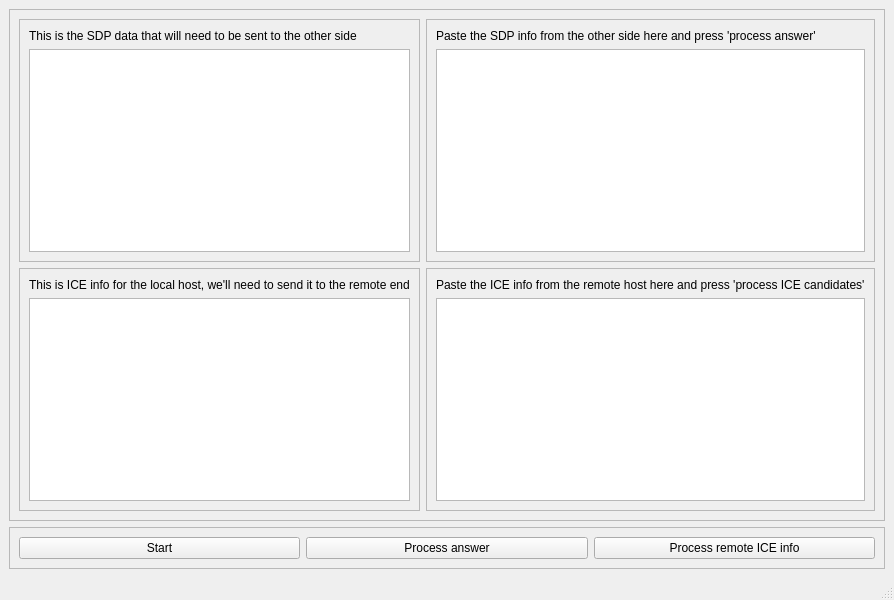
<?xml version="1.0" encoding="UTF-8"?>
<ui version="4.0">
 <class>AlMainWindow</class>
 <widget class="QMainWindow" name="AlMainWindow">
  <property name="geometry">
   <rect>
    <x>0</x>
    <y>0</y>
    <width>800</width>
    <height>600</height>
   </rect>
  </property>
  <property name="windowTitle">
   <string>MainWindow</string>
  </property>
  <widget class="QWidget" name="centralwidget">
   <layout class="QVBoxLayout" name="verticalLayout_2">
    <item>
     <widget class="QFrame" name="frame">
      <property name="frameShape">
       <enum>QFrame::StyledPanel</enum>
      </property>
      <property name="frameShadow">
       <enum>QFrame::Raised</enum>
      </property>
      <layout class="QGridLayout" name="gridLayout_5">
       <item row="0" column="0">
        <widget class="QFrame" name="frame_2">
         <property name="frameShape">
          <enum>QFrame::StyledPanel</enum>
         </property>
         <property name="frameShadow">
          <enum>QFrame::Raised</enum>
         </property>
         <layout class="QGridLayout" name="gridLayout">
          <item row="0" column="0">
           <widget class="QLabel" name="label">
            <property name="text">
             <string>This is the SDP data that will need to be sent to the other side</string>
            </property>
           </widget>
          </item>
          <item row="1" column="0">
           <widget class="QTextEdit" name="pOfferText"/>
          </item>
         </layout>
        </widget>
       </item>
       <item row="0" column="1">
        <widget class="QFrame" name="frame_4">
         <property name="frameShape">
          <enum>QFrame::StyledPanel</enum>
         </property>
         <property name="frameShadow">
          <enum>QFrame::Raised</enum>
         </property>
         <layout class="QGridLayout" name="gridLayout_3">
          <item row="0" column="0">
           <widget class="QLabel" name="label_3">
            <property name="text">
             <string>Paste the SDP info from the other side here and press 'process answer'</string>
            </property>
           </widget>
          </item>
          <item row="1" column="0">
           <widget class="QTextEdit" name="pAnswerText"/>
          </item>
         </layout>
        </widget>
       </item>
       <item row="1" column="0">
        <widget class="QFrame" name="frame_3">
         <property name="frameShape">
          <enum>QFrame::StyledPanel</enum>
         </property>
         <property name="frameShadow">
          <enum>QFrame::Raised</enum>
         </property>
         <layout class="QGridLayout" name="gridLayout_2">
          <item row="0" column="0">
           <widget class="QLabel" name="label_2">
            <property name="text">
             <string>This is ICE info for the local host, we'll need to send it to the remote end</string>
            </property>
           </widget>
          </item>
          <item row="1" column="0">
           <widget class="QTextEdit" name="pOwnICEText"/>
          </item>
         </layout>
        </widget>
       </item>
       <item row="1" column="1">
        <widget class="QFrame" name="frame_5">
         <property name="frameShape">
          <enum>QFrame::StyledPanel</enum>
         </property>
         <property name="frameShadow">
          <enum>QFrame::Raised</enum>
         </property>
         <layout class="QGridLayout" name="gridLayout_4">
          <item row="0" column="0">
           <widget class="QLabel" name="label_4">
            <property name="text">
             <string>Paste the ICE info from the remote host here and press 'process ICE candidates'</string>
            </property>
           </widget>
          </item>
          <item row="1" column="0">
           <widget class="QTextEdit" name="pRemoteICEText"/>
          </item>
         </layout>
        </widget>
       </item>
      </layout>
     </widget>
    </item>
    <item>
     <widget class="QFrame" name="frame_6">
      <property name="frameShape">
       <enum>QFrame::StyledPanel</enum>
      </property>
      <property name="frameShadow">
       <enum>QFrame::Raised</enum>
      </property>
      <layout class="QHBoxLayout" name="horizontalLayout">
       <item>
        <widget class="QPushButton" name="StartButton">
         <property name="text">
          <string>Start</string>
         </property>
        </widget>
       </item>
       <item>
        <widget class="QPushButton" name="pProcessAnswerButton">
         <property name="text">
          <string>Process answer</string>
         </property>
        </widget>
       </item>
       <item>
        <widget class="QPushButton" name="pProcessRemoteICEButton">
         <property name="text">
          <string>Process remote ICE info</string>
         </property>
        </widget>
       </item>
      </layout>
     </widget>
    </item>
   </layout>
  </widget>
  <widget class="QMenuBar" name="menubar">
   <property name="geometry">
    <rect>
     <x>0</x>
     <y>0</y>
     <width>800</width>
     <height>25</height>
    </rect>
   </property>
  </widget>
  <widget class="QStatusBar" name="statusbar"/>
 </widget>
 <resources/>
 <connections/>
</ui>
